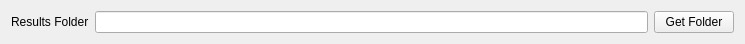
<?xml version="1.0" encoding="UTF-8"?>
<ui version="4.0">
 <class>Form</class>
 <widget class="QWidget" name="Form">
  <property name="geometry">
   <rect>
    <x>0</x>
    <y>0</y>
    <width>745</width>
    <height>43</height>
   </rect>
  </property>
  <property name="windowTitle">
   <string>Form</string>
  </property>
  <layout class="QVBoxLayout" name="verticalLayout">
   <item>
    <layout class="QHBoxLayout" name="horizontalLayout">
     <item>
      <widget class="QLabel" name="label">
       <property name="text">
        <string>Results Folder</string>
       </property>
      </widget>
     </item>
     <item>
      <widget class="QLineEdit" name="results_folder_edit_line"/>
     </item>
     <item>
      <widget class="QPushButton" name="get_results_folder_button">
       <property name="text">
        <string>Get Folder</string>
       </property>
      </widget>
     </item>
    </layout>
   </item>
  </layout>
 </widget>
 <resources/>
 <connections/>
</ui>
